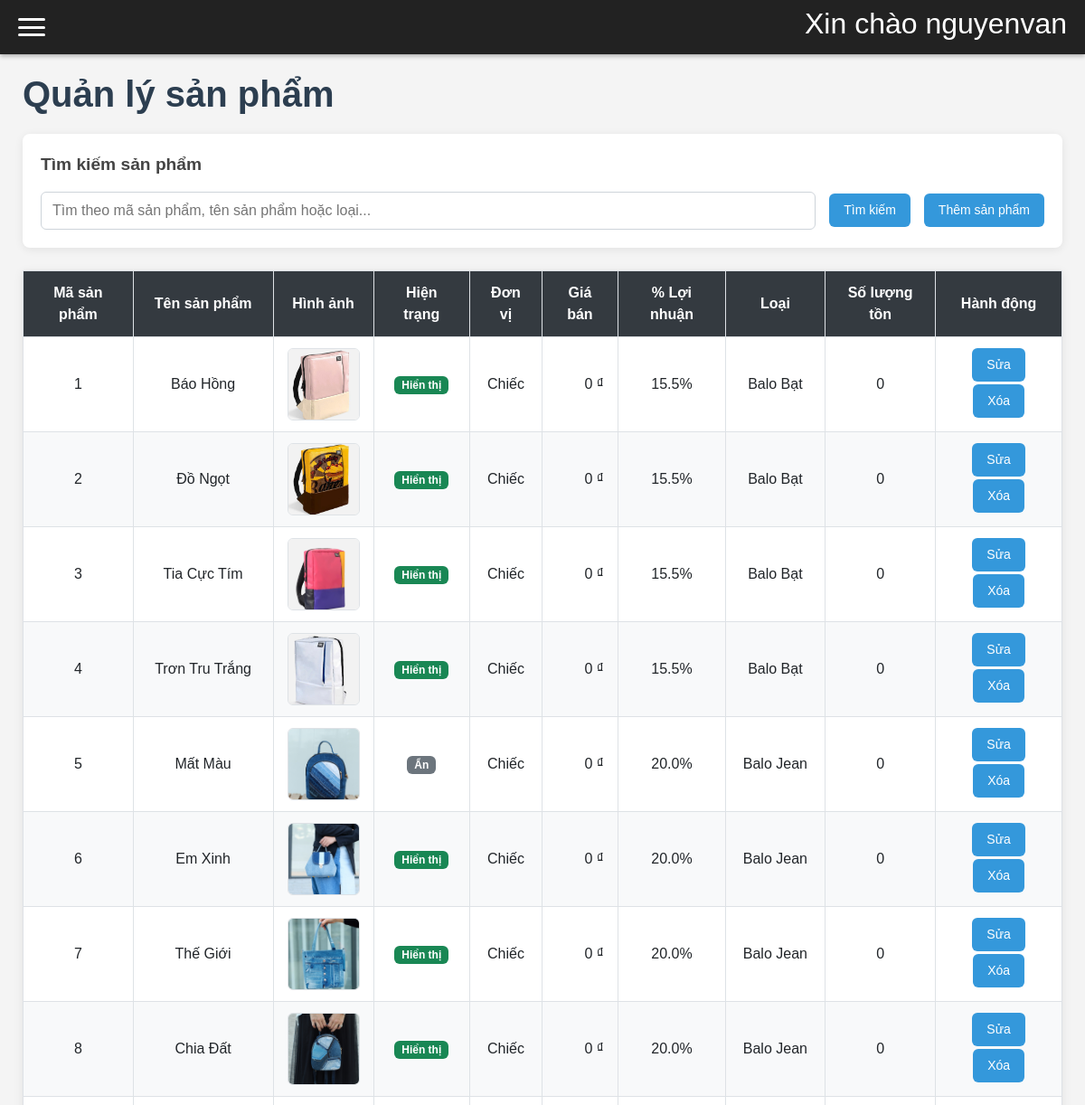
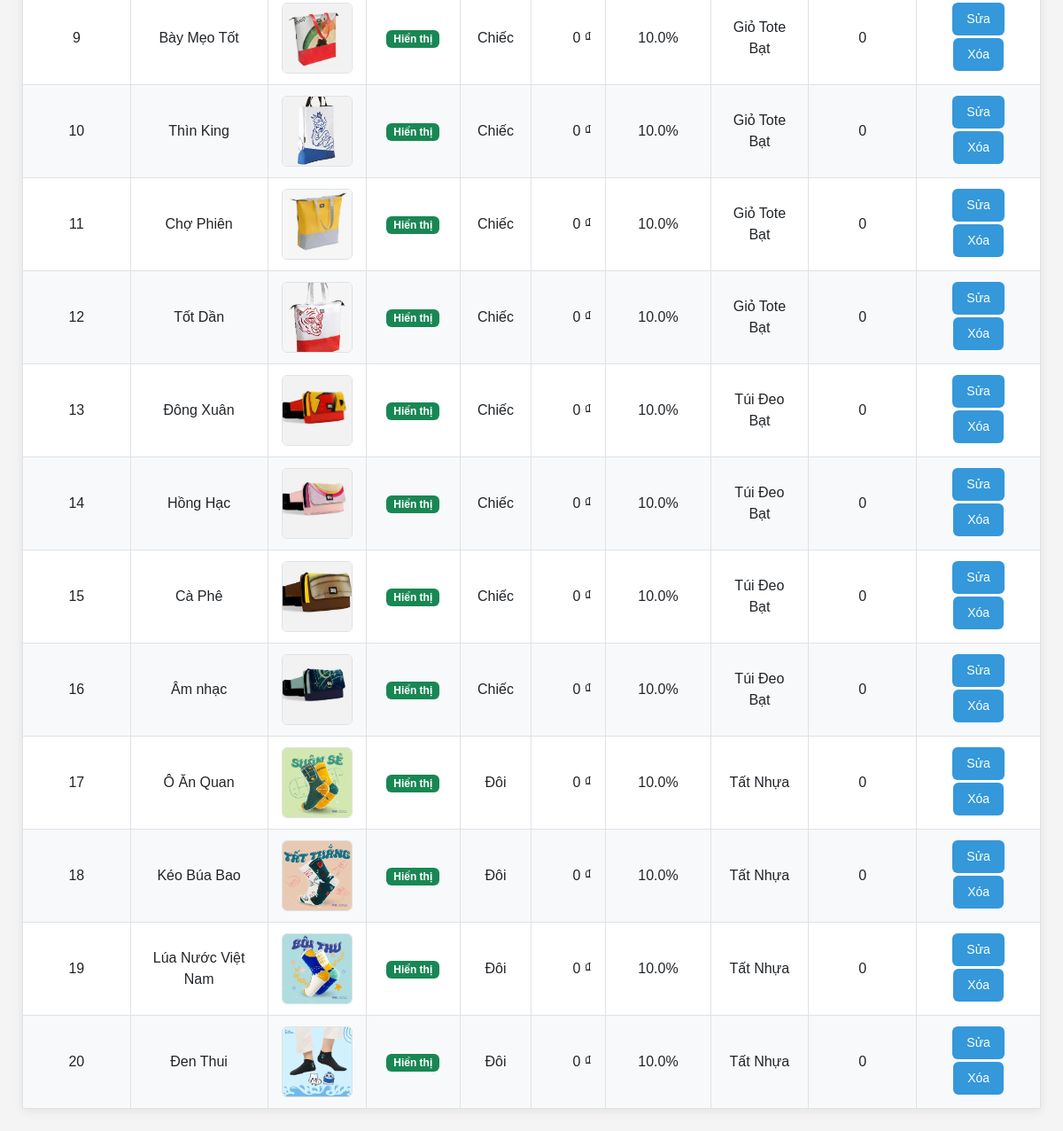
The page /admin.php?page=product (signed in) on the database its author committed (2 pictures, top to bottom).
### tables this page shows
CREATE TABLE sanpham(
    masp int auto_increment primary key not null,
    tensp varchar(225) not null,
    hientrang varchar(20) not null,
    donvitinh varchar(20) not null,
    motasp varchar(225) not null,
    soluongtontheolo int not null DEFAULT 0,
    hinhanh varchar(225) not null,
    phantramloinhuanmongmuon float not null check(phantramloinhuanmongmuon > 0),
    giavon float not null DEFAULT 0,
    giabandexuat float not null DEFAULT 0,
    maloai varchar(20),
    foreign key (maloai) references loai(maloai)
);

CREATE TABLE loai(
    maloai varchar(20) primary key not null,
    tenloai varchar(20) not null unique,
    mota varchar(225) not null
);

### product.php (the view, shortened to what this page needs)
<?php
require_once 'db.php';
$keyword = trim($_GET['keyword'] ?? '');
$sql = "
    SELECT sp.*, l.tenloai
    FROM sanpham sp
    LEFT JOIN loai l ON sp.maloai = l.maloai
    WHERE 1=1
";
$sql .= " ORDER BY sp.masp ASC";
$stmt = mysqli_prepare($conn, $sql);
mysqli_stmt_execute($stmt);
$result = mysqli_stmt_get_result($stmt);
?>
<!DOCTYPE html>
<html lang="vi">
<head>
    <link href="https://cdn.jsdelivr.net/npm/bootstrap@5.3.3/dist/css/bootstrap.min.css" rel="stylesheet">
</head>
<body>
    <h1>Quản lý sản phẩm</h1>
    <div class="filter-container">
        <div class="filter-title">Tìm kiếm sản phẩm</div>
        <form method="get" action="admin.php" class="filter-form">
            <div class="filter-group">
                <input type="text"
                       name="keyword"
                       class="filter-input"
                       placeholder="Tìm theo mã sản phẩm, tên sản phẩm hoặc loại..."
                       value="<?= htmlspecialchars($keyword) ?>">
            </div>
            <button type="submit" class="btn-filter">Tìm kiếm</button>
            <a href="add.php" class="btn-filter ms-auto">Thêm sản phẩm</a>
        </form>
    </div>
    <table id="main-table">
        <thead>
            <tr>
                <th>Mã sản phẩm</th>
                <th>Tên sản phẩm</th>
                <th>Hình ảnh</th>
                <th>Hiện trạng</th>
                <th>Đơn vị</th>
                <th>Giá bán</th>
                <th>% Lợi nhuận</th>
                <th>Loại</th>
                <th>Số lượng tồn</th>
                <th>Hành động</th>
            </tr>
        </thead>
        <tbody>
            <?php if (mysqli_num_rows($result) > 0): ?>
                <?php while ($row = mysqli_fetch_assoc($result)): ?>
                    <tr>
                        <td data-label="Mã sản phẩm"><?= htmlspecialchars($row['masp']) ?></td>
                        <td data-label="Tên sản phẩm"><?= htmlspecialchars($row['tensp'] ?? 'Chưa có tên') ?></td>
                        <td data-label="Hình ảnh" class="text-center">
                            <?php if (!empty($row['hinhanh']) && file_exists("img/" . $row['hinhanh'])): ?>
                                <img src="img/<?= htmlspecialchars($row['hinhanh']) ?>"
                                     width="80" height="80"
                                     alt="<?= htmlspecialchars($row['tensp'] ?? 'Sản phẩm') ?>">
                            <?php else: ?>
                                <span class="text-muted">Không có ảnh</span>
                            <?php endif; ?>
                        </td>
                        <td data-label="Hiện trạng" class="text-center">
                            <?php if ($row['hientrang'] === 'Hiển Thị'): ?>
                                <span class="badge bg-success">Hiển thị</span>
                            <?php else: ?>
                                <span class="badge bg-secondary">Ẩn</span>
                            <?php endif; ?>
                        </td>
                        <td data-label="Đơn vị"><?= htmlspecialchars($row['donvitinh'] ?? '-') ?></td>
                        <td data-label="Giá bán" class="text-end">
                            <?= number_format($row['giabandexuat'] ?? 0) ?> ₫
                        </td>
                        <td data-label="% Lợi nhuận" class="text-center">
                            <?= number_format($row['phantramloinhuanmongmuon'] ?? 0, 1) ?>%
                        </td>
                        <td data-label="Loại"><?= htmlspecialchars($row['tenloai'] ?? 'Chưa phân loại') ?></td>
                        <td data-label="Số lượng tồn" class="text-center">
                            <?= number_format($row['soluongtontheolo'] ?? 0) ?>
                        </td>
                        <td data-label="Hành động" class="text-center">
                            <a href="edit.php?id=<?= $row['masp'] ?>"
                               class="btn btn-filter btn-sm">Sửa</a>
                            <a href="delete.php?id=<?= $row['masp'] ?>"
                               class="btn btn-filter btn-sm"
                               onclick="return confirm('Bạn có chắc muốn xóa sản phẩm này?')">
                                Xóa
                            </a>
                        </td>
                    </tr>
                <?php endwhile; ?>
            <?php endif; ?>
        </tbody>
    </table>
</body>
</html>

### admin.php (style rules this page uses)
* { margin: 0; padding: 0; box-sizing: border-box; }
body { font-family: Arial, sans-serif; background: #f4f4f4; min-height: 100vh; }

### product.php (style rules this page uses)
body { font-family: Arial, sans-serif; background: #f4f4f4; min-height: 100vh; margin: 0; }
h1 { color: #2c3e50; margin-bottom: 20px; font-weight: bold; }
.filter-container { background: white; padding: 20px; border-radius: 8px; box-shadow: 0 2px 10px rgba(0,0,0,0.08); margin-bottom: 25px; }
.filter-title { font-size: 1.2rem; font-weight: 600; margin-bottom: 15px; color: #444; }
.filter-form { display: flex; flex-wrap: wrap; gap: 15px; align-items: flex-end; }
.filter-group { flex: 1; min-width: 220px; }
.filter-input { width: 100%; padding: 8px 12px; border: 1px solid #ced4da; border-radius: 6px; font-size: 1rem; }
.btn-filter { display: inline-block; padding: 8px 16px; background: #3498db; color: white; border-radius: 6px; text-decoration: none; font-size: 14px; border: none; cursor: pointer; transition: 0.2s; margin-bottom: 3px; }
table { width: 100%; border-collapse: collapse; background: white; box-shadow: 0 2px 10px rgba(0,0,0,0.08); margin-top: 20px; }
table th, table td { padding: 12px 15px; border: 1px solid #dee2e6; text-align: center; }
table th { background: #343a40; color: white; }
table tr:nth-child(even) { background: #f8f9fa; }
table img { border: 1px solid #dee2e6; border-radius: 6px; object-fit: cover; }

### rows shown on the page
sanpham: masp "1", tensp "Báo Hồng", hinhanh (picture), hientrang "Hiển thị", donvitinh "Chiếc", giabandexuat "0", phantramloinhuanmongmuon "15.5", maloai.tenloai "Balo Bạt", soluongtontheolo "0"
sanpham: masp "2", tensp "Đồ Ngọt", hinhanh (picture), hientrang "Hiển thị", donvitinh "Chiếc", giabandexuat "0", phantramloinhuanmongmuon "15.5", maloai.tenloai "Balo Bạt", soluongtontheolo "0"
sanpham: masp "3", tensp "Tia Cực Tím", hinhanh (picture), hientrang "Hiển thị", donvitinh "Chiếc", giabandexuat "0", phantramloinhuanmongmuon "15.5", maloai.tenloai "Balo Bạt", soluongtontheolo "0"
sanpham: masp "4", tensp "Trơn Tru Trắng", hinhanh (picture), hientrang "Hiển thị", donvitinh "Chiếc", giabandexuat "0", phantramloinhuanmongmuon "15.5", maloai.tenloai "Balo Bạt", soluongtontheolo "0"
sanpham: masp "5", tensp "Mất Màu", hinhanh (picture), hientrang "Ẩn", donvitinh "Chiếc", giabandexuat "0", phantramloinhuanmongmuon "20.0", maloai.tenloai "Balo Jean", soluongtontheolo "0"
sanpham: masp "6", tensp "Em Xinh", hinhanh (picture), hientrang "Hiển thị", donvitinh "Chiếc", giabandexuat "0", phantramloinhuanmongmuon "20.0", maloai.tenloai "Balo Jean", soluongtontheolo "0"
sanpham: masp "7", tensp "Thế Giới", hinhanh (picture), hientrang "Hiển thị", donvitinh "Chiếc", giabandexuat "0", phantramloinhuanmongmuon "20.0", maloai.tenloai "Balo Jean", soluongtontheolo "0"
sanpham: masp "8", tensp "Chia Đất", hinhanh (picture), hientrang "Hiển thị", donvitinh "Chiếc", giabandexuat "0", phantramloinhuanmongmuon "20.0", maloai.tenloai "Balo Jean", soluongtontheolo "0"
sanpham: masp "9", tensp "Bày Mẹo Tốt", hinhanh (picture), hientrang "Hiển thị", donvitinh "Chiếc", giabandexuat "0", phantramloinhuanmongmuon "10.0", maloai.tenloai "Giỏ Tote Bạt", soluongtontheolo "0"
sanpham: masp "10", tensp "Thìn King", hinhanh (picture), hientrang "Hiển thị", donvitinh "Chiếc", giabandexuat "0", phantramloinhuanmongmuon "10.0", maloai.tenloai "Giỏ Tote Bạt", soluongtontheolo "0"
sanpham: masp "11", tensp "Chợ Phiên", hinhanh (picture), hientrang "Hiển thị", donvitinh "Chiếc", giabandexuat "0", phantramloinhuanmongmuon "10.0", maloai.tenloai "Giỏ Tote Bạt", soluongtontheolo "0"
sanpham: masp "12", tensp "Tốt Dần", hinhanh (picture), hientrang "Hiển thị", donvitinh "Chiếc", giabandexuat "0", phantramloinhuanmongmuon "10.0", maloai.tenloai "Giỏ Tote Bạt", soluongtontheolo "0"
sanpham: masp "13", tensp "Đông Xuân", hinhanh (picture), hientrang "Hiển thị", donvitinh "Chiếc", giabandexuat "0", phantramloinhuanmongmuon "10.0", maloai.tenloai "Túi Đeo Bạt", soluongtontheolo "0"
sanpham: masp "14", tensp "Hồng Hạc", hinhanh (picture), hientrang "Hiển thị", donvitinh "Chiếc", giabandexuat "0", phantramloinhuanmongmuon "10.0", maloai.tenloai "Túi Đeo Bạt", soluongtontheolo "0"
sanpham: masp "15", tensp "Cà Phê", hinhanh (picture), hientrang "Hiển thị", donvitinh "Chiếc", giabandexuat "0", phantramloinhuanmongmuon "10.0", maloai.tenloai "Túi Đeo Bạt", soluongtontheolo "0"
sanpham: masp "16", tensp "Âm nhạc", hinhanh (picture), hientrang "Hiển thị", donvitinh "Chiếc", giabandexuat "0", phantramloinhuanmongmuon "10.0", maloai.tenloai "Túi Đeo Bạt", soluongtontheolo "0"
sanpham: masp "17", tensp "Ô Ăn Quan", hinhanh (picture), hientrang "Hiển thị", donvitinh "Đôi", giabandexuat "0", phantramloinhuanmongmuon "10.0", maloai.tenloai "Tất Nhựa", soluongtontheolo "0"
sanpham: masp "18", tensp "Kéo Búa Bao", hinhanh (picture), hientrang "Hiển thị", donvitinh "Đôi", giabandexuat "0", phantramloinhuanmongmuon "10.0", maloai.tenloai "Tất Nhựa", soluongtontheolo "0"
sanpham: masp "19", tensp "Lúa Nước Việt Nam", hinhanh (picture), hientrang "Hiển thị", donvitinh "Đôi", giabandexuat "0", phantramloinhuanmongmuon "10.0", maloai.tenloai "Tất Nhựa", soluongtontheolo "0"
sanpham: masp "20", tensp "Đen Thui", hinhanh (picture), hientrang "Hiển thị", donvitinh "Đôi", giabandexuat "0", phantramloinhuanmongmuon "10.0", maloai.tenloai "Tất Nhựa", soluongtontheolo "0"

### other values the page prints
$_SESSION['admin'] "nguyenvan"
